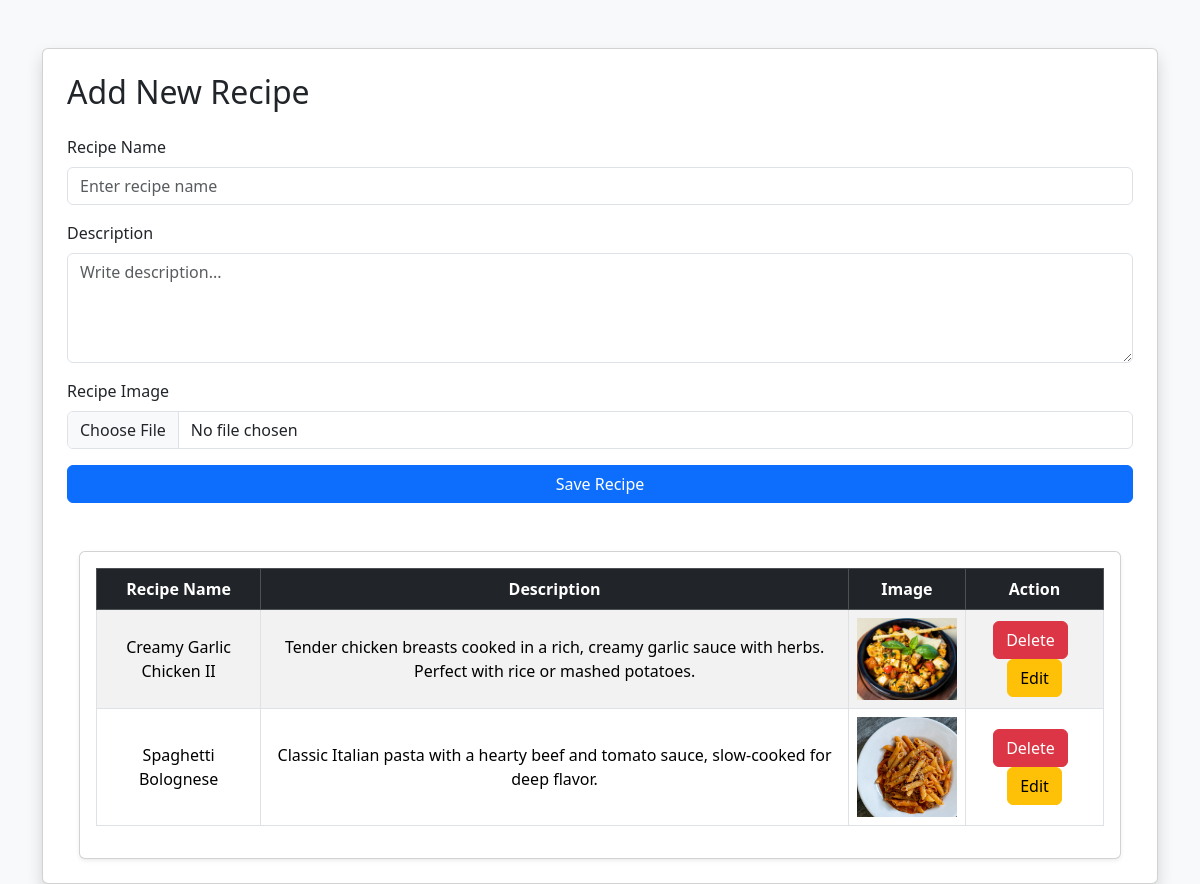
Screenshot of /recipe/ with the database file from the repository.
### vege/models.py (models this page shows)
class Recipe(models.Model):
    user = models.ForeignKey(User, on_delete=models.SET_NULL, null=True, blank=True)
    recipe_name = models.CharField(max_length=50)
    desc = models.TextField()
    image = models.ImageField(upload_to='recipe')

### vege/views.py (the view, shortened to what this page needs)
# urls.py: path("recipe/", recipe, name="recipe"),
def recipe(request):
    recipes = Recipe.objects.all()
    return render(request, "recipe.html", {"recipes": recipes})

### vege/templates/recipe.html (shortened to what this page needs)
<!doctype html>
<html lang="en">
  <head>
    <link
      href="https://cdn.jsdelivr.net/npm/bootstrap@5.3.3/dist/css/bootstrap.min.css"
      rel="stylesheet"
    />
  </head>
  <body class="bg-light">
    <div class="container mt-5">
      <div class="card shadow p-4">
        <h2 class="mb-4">Add New Recipe</h2>
        <form method="POST" enctype="multipart/form-data">
          <div class="mb-3">
            <label class="form-label">Recipe Name</label>
            <input
              type="text"
              name="recipe_name"
              class="form-control"
              placeholder="Enter recipe name"
              required
            />
          </div>
          <div class="mb-3">
            <label class="form-label">Description</label>
            <textarea
              name="desc"
              class="form-control"
              rows="4"
              placeholder="Write description..."
              required
            ></textarea>
          </div>
          <div class="mb-3">
            <label class="form-label">Recipe Image</label>
            <input
              type="file"
              name="image"
              class="form-control"
              accept="image/*"
              required
            />
          </div>
          <button type="submit" class="btn btn-primary w-100">
            Save Recipe
          </button>
        </form>
        <div class="container mt-5">
          <div class="card shadow-sm p-3">
            <table
              class="table table-striped table-hover table-bordered text-center align-middle"
            >
              <thead class="table-dark">
                <tr>
                  <th>Recipe Name</th>
                  <th>Description</th>
                  <th>Image</th>
                  <th>Action</th>
                </tr>
              </thead>
              <tbody>
                {% for r in recipes %}
                <tr>
                  <td>{{ r.recipe_name }}</td>
                  <td>{{ r.desc }}</td>
                  <td>
                    <img src="{{ r.image.url }}" width="100" />
                  </td>
                  <td>
                    <a
                      href="/delete_recipe/{{ r.id }}/"
                      class="btn btn-danger me-2"
                      >Delete</a
                    >
                    <a href="/update_recipe/{{ r.id }}/" class="btn btn-warning"
                      >Edit</a
                    >
                  </td>
                </tr>
                {% endfor %}
              </tbody>
            </table>
          </div>
        </div>
      </div>
    </div>
  </body>
</html>

### rows the page displays
Recipe: recipe_name "Creamy Garlic Chicken II", desc "Tender chicken breasts cooked in a rich, creamy garlic sauce with herbs. Perfect with rice or mashed potatoes.", image (picture)
Recipe: recipe_name "Spaghetti Bolognese", desc "Classic Italian pasta with a hearty beef and tomato sauce, slow-cooked for deep flavor.", image (picture)
